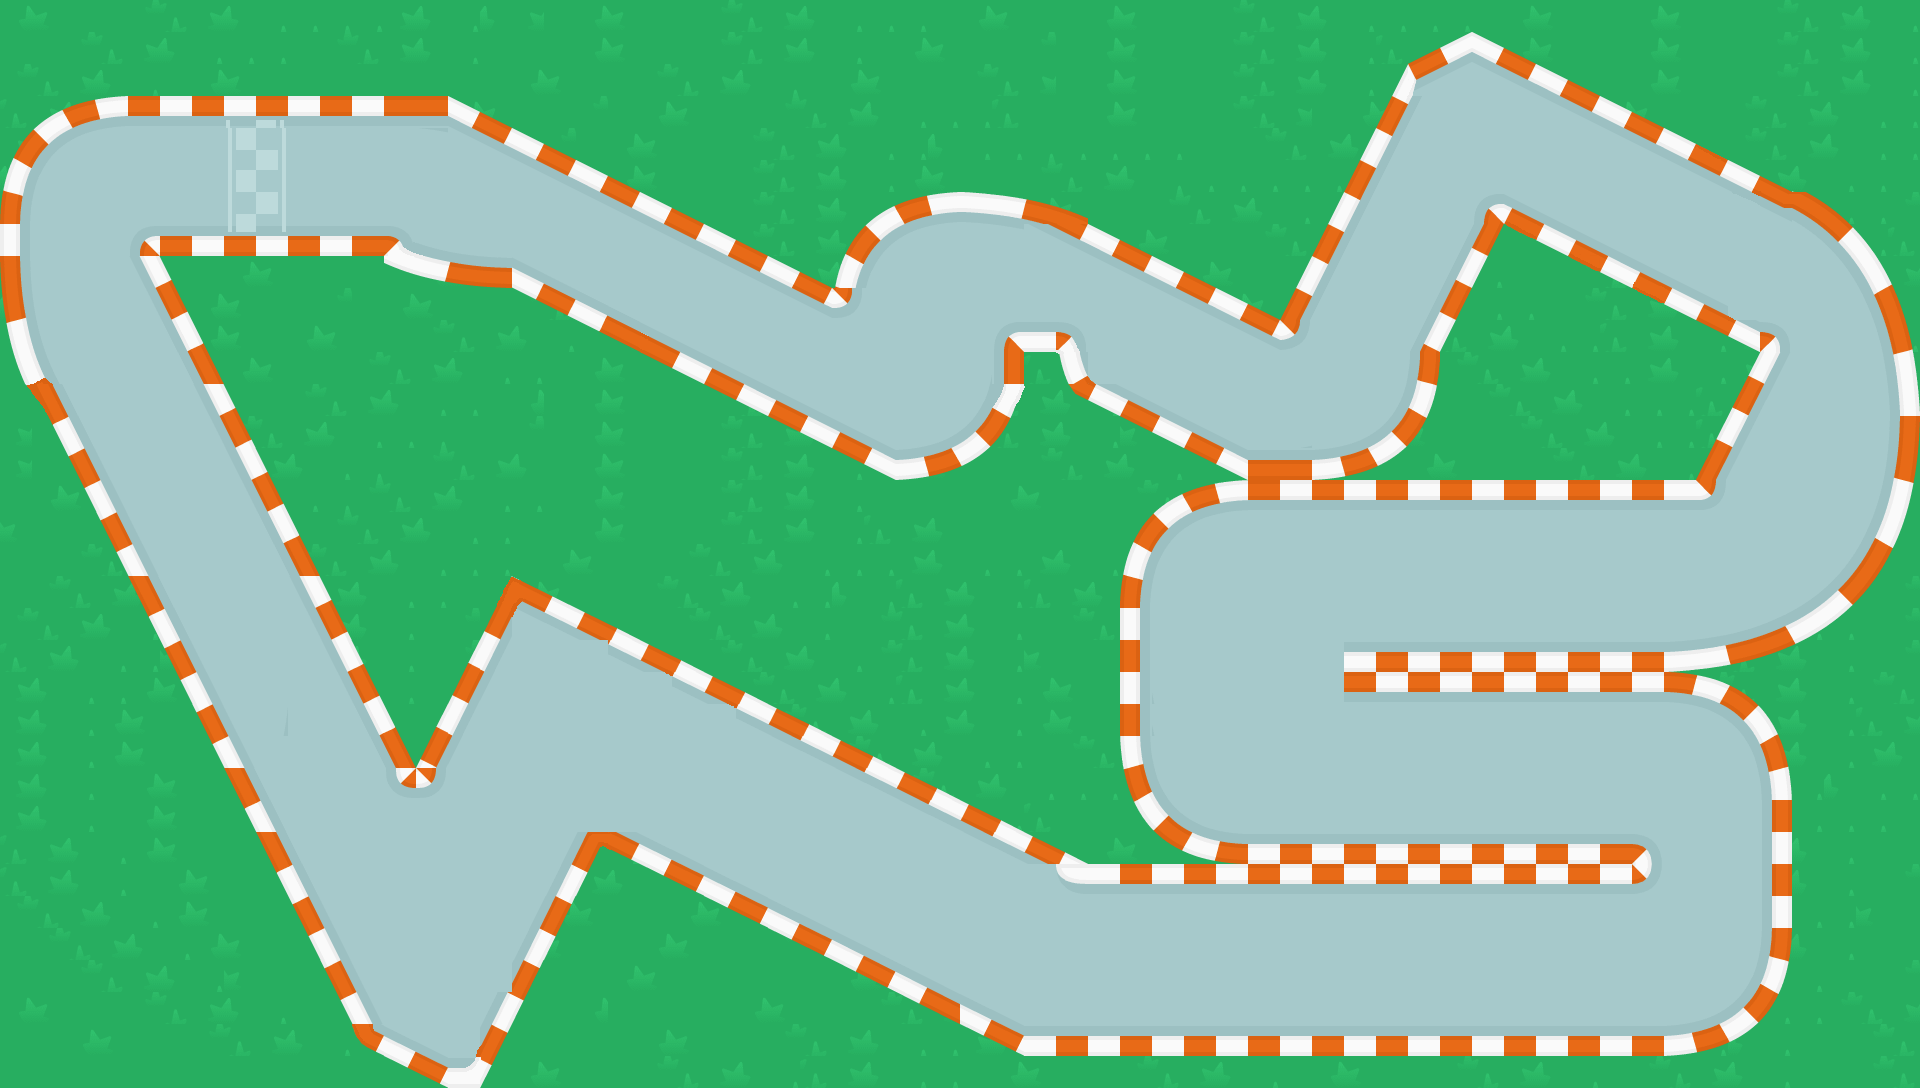

A level layout from a 2D game, rendered from its tile map. Below: a short description, then the map file with tile-grid data replaced by summaries:
An orthogonal 60x34 tile map with 32x32 px tiles, 2 tile layers (grassLayer, Tile Layer 2), 2 tilesets.

<map version="1.10" tiledversion="1.11.2" orientation="orthogonal" renderorder="right-down" width="60" height="34" tilewidth="32" tileheight="32" infinite="0" nextlayerid="3" nextobjectid="1">
 <editorsettings>
  <export target="../textures/levels/map1.tmx" format="tmx" />
 </editorsettings>
 <tileset firstgid="1" source="../textures/racetrack.tsx" />
 <tileset firstgid="5185" source="../textures/racetrack11.tsx" />
 <layer id="1" name="grassLayer" width="60" height="34">
  <properties>
   <property name="collidable" value="true" />
   <property name="type" value="grass" />
  </properties>
  <data>[2040 cells, 2040 non-empty, 10 distinct tile ids]</data>
 </layer>
 <layer id="2" name="Tile Layer 2" width="60" height="34">
  <data>[2040 cells, 1474 non-empty, 918 distinct tile ids]</data>
 </layer>
</map>
